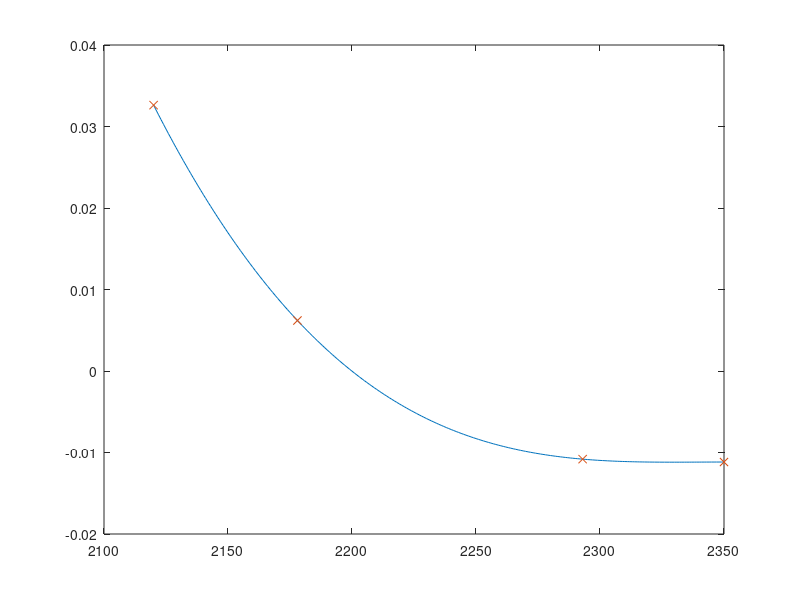

Source code (MATLAB):
close all
clear
clc

load('analyzedResults.mat')
x = [2120;2178;2293;2350];

myMat = abs(diffMeansMat) - 3 * sqrt(diffVarMat);
s12 = [];
for k = 2:4:16
    s12 = [s12;myMat(k,:)];
end

y = s12(:,1);

xlen = length(x);

X = [ones(xlen,1),x,x.^2,x.^3];

M = inv(transpose(X)*X) * transpose(X) * y;

xval = transpose(min(x):max(x));
xmat = [ones(size(xval)),xval,xval.^2,xval.^3];
yval = xmat * M;
plot(xval,yval)
hold on
plot(x,y,'x')